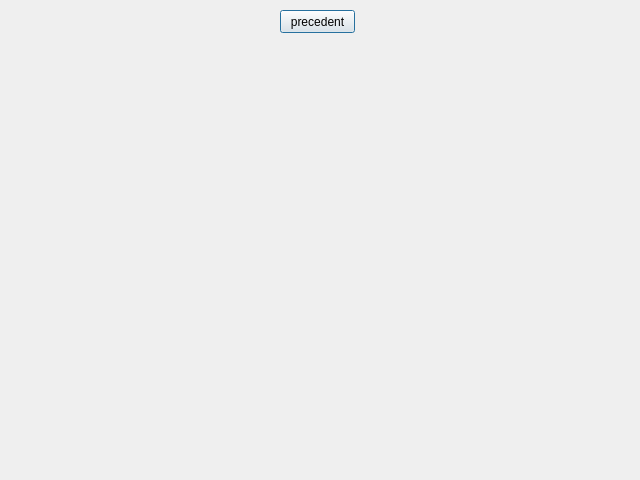
<?xml version="1.0" encoding="UTF-8"?>
<ui version="4.0">
 <class>modifierfinance</class>
 <widget class="QDialog" name="modifierfinance">
  <property name="geometry">
   <rect>
    <x>0</x>
    <y>0</y>
    <width>640</width>
    <height>480</height>
   </rect>
  </property>
  <property name="windowTitle">
   <string>Dialog</string>
  </property>
  <widget class="QPushButton" name="MCprecedentPB">
   <property name="geometry">
    <rect>
     <x>280</x>
     <y>10</y>
     <width>75</width>
     <height>23</height>
    </rect>
   </property>
   <property name="text">
    <string>precedent</string>
   </property>
  </widget>
 </widget>
 <resources/>
 <connections/>
</ui>
